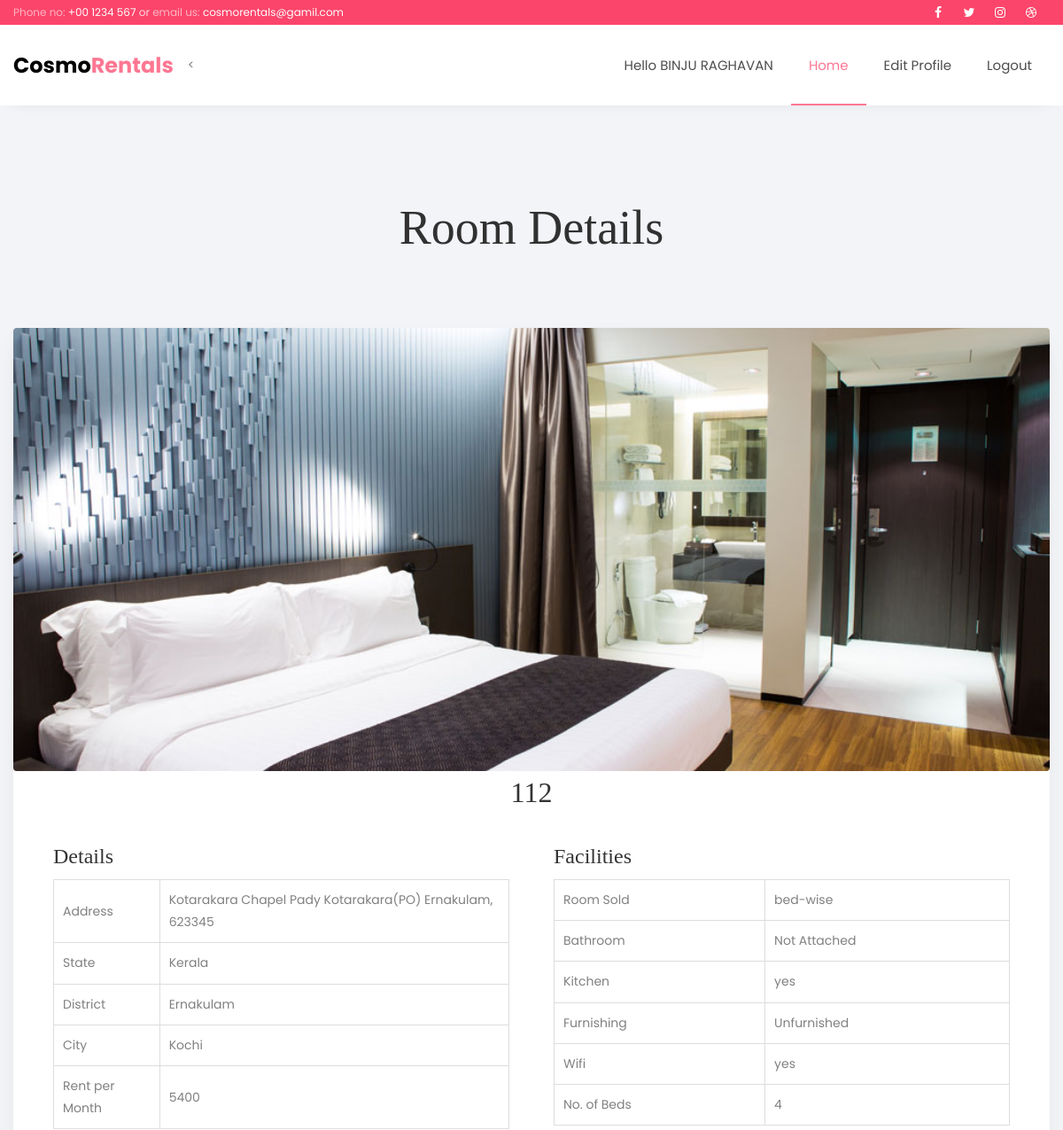
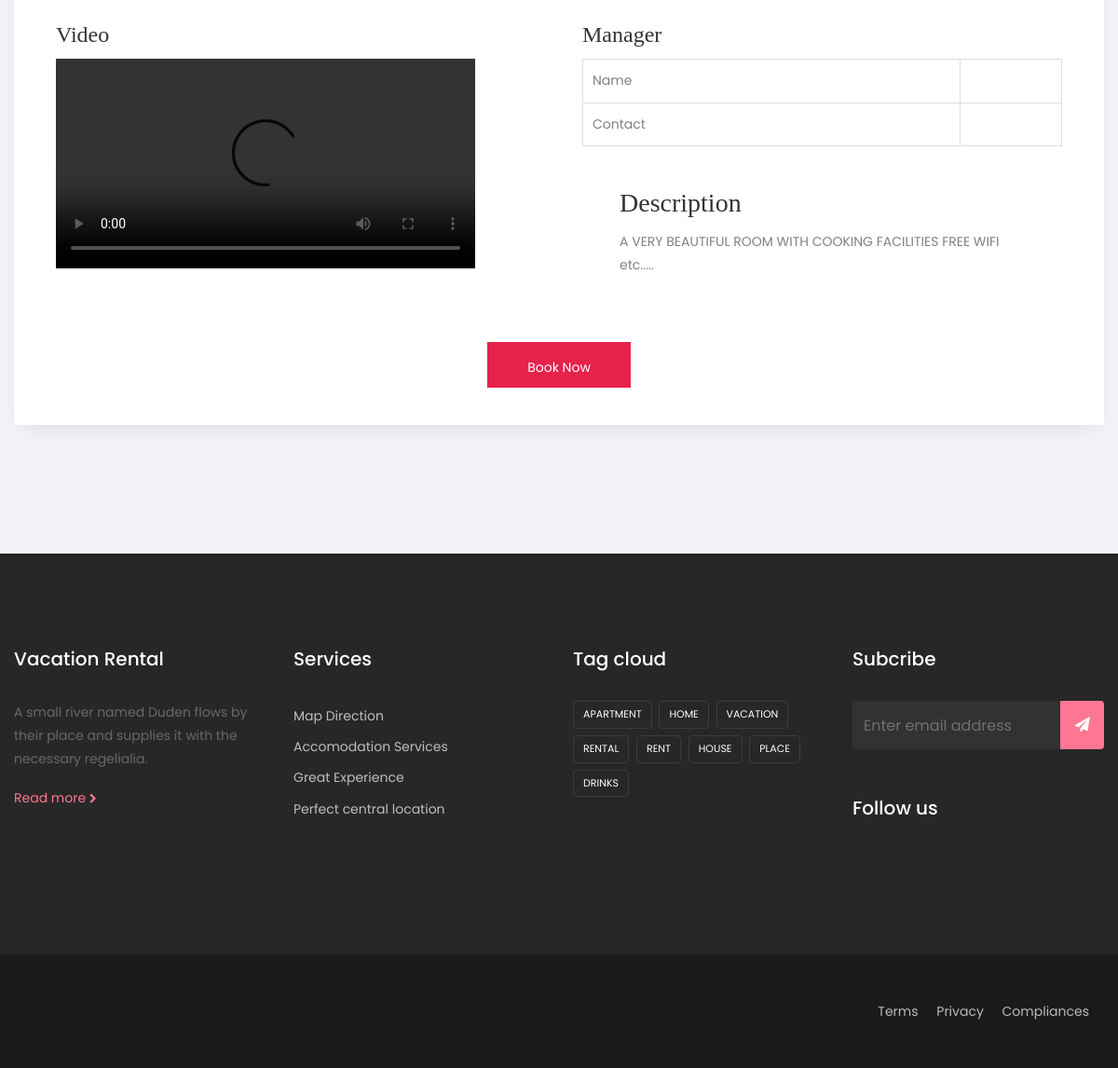
The app's page /customer/room.php?room_no=112 (signed in) with its own data (2 pictures, top to bottom).
### tables this page shows
CREATE TABLE `customer` (
  `reg_id` int(20) NOT NULL,
  `fname` varchar(50) NOT NULL,
  `email` varchar(50) NOT NULL,
  `phno` varchar(10) NOT NULL,
  `aadhar` varchar(12) NOT NULL,
  `gender` varchar(20) NOT NULL,
  `login_id` int(20) NOT NULL
);

CREATE TABLE `add_room` (
  `room_no` int(20) NOT NULL,
  `room_sell` varchar(20) NOT NULL,
  `manage` varchar(20) NOT NULL,
  `manage_name` varchar(20) NOT NULL,
  `manage_no` varchar(20) NOT NULL,
  `room_address` varchar(100) NOT NULL,
  `room_state` varchar(50) NOT NULL,
  `room_district` varchar(50) NOT NULL,
  `room_city` varchar(20) NOT NULL,
  `room_description` varchar(100) NOT NULL,
  `room_bed` varchar(20) NOT NULL,
  `room_img` varchar(150) NOT NULL,
  `room_vid` varchar(150) NOT NULL,
  `room_price` int(20) NOT NULL,
  `room_bathroom` varchar(20) NOT NULL,
  `room_kitchen` varchar(20) NOT NULL,
  `room_furnishing` varchar(20) NOT NULL,
  `room_wifi` varchar(20) NOT NULL,
  `room_owner` int(11) NOT NULL
);

### customer/room.php (the view, shortened to what this page needs)
<!DOCTYPE html>
<html lang="en">
<head>
</head>
<body>
<?php
include "header.php";
?>
<nav class="navbar navbar-expand-lg navbar-dark ftco_navbar bg-dark ftco-navbar-light" id="ftco-navbar">
	    <div class="container">
	    	<a class="navbar-brand" href="index.html">Cosmo<span>Rentals</span></a>
	      <div class="collapse navbar-collapse" id="ftco-nav">
		  <<?php
		include '../connection.php';
		$result="SELECT fname FROM customer";
		$sql=mysqli_query($conn,$result);
		$data=mysqli_fetch_array($sql)
		?>
	        <ul class="navbar-nav ml-auto">
				<li class="nav-item"> <span class="nav-link">Hello <?php echo $data['fname'];?></span></li>
	        <ul class="navbar-nav ml-auto">
	        	<li class="nav-item active"><a href="index.php" class="nav-link">Home</a></li>
	        	<li class="nav-item"><a href="cus_edit.php" class="nav-link">Edit Profile</a></li>
			  <li class="nav-item"><a href="logout.php" class="nav-link">Logout</a></li>
	        </ul>
	      </div>
	    </div>
	  </nav>
<section class="ftco-section bg-light">
  <div class="container">
    <div class="row justify-content-center pb-5 mb-3">
      <div class="col-md-7 heading-section text-center ftco-animate">
        <h2>Room Details</h2>
      </div>
    </div>
    <div class="row d-flex">
      <?php
      if (isset($_GET['room_no'])) {
        $room_no = intval($_GET['room_no']);
        include '../connection.php';
        $result = "SELECT * FROM add_room WHERE room_no=$room_no";
        $sql = mysqli_query($conn, $result);
        if ($sql && mysqli_num_rows($sql) > 0) {
          while ($data = mysqli_fetch_array($sql)) {
      ?>
           <div class="col-md-12 d-flex ftco-animate">
              <div class="blog-entry align-self-stretch" style="height:auto; width:100%; align-items:center;">
                <a href="#" class="block-20 rounded" style="background-image: url('images/<?php echo $data['room_img']; ?>'); height:500px;">
                </a>
                <center><h2><?php echo $data['room_no']; ?></h2></center>
                  <div class="table-container">
                    <div class="col-lg-12">
                      <table>
                        <h4>Details</h4>
                        <tr>
                          <td>Address</td>
                          <td><?php echo $data['room_address']; ?></td>
                        </tr>
                        <tr>
                          <td>State</td>
                          <td><?php echo $data['room_state']; ?></td>
                        </tr>
                        <tr>
                          <td>District</td>
                          <td><?php echo $data['room_district']; ?></td>
                        </tr>
                        <tr>
                          <td>City</td>
                          <td><?php echo $data['room_city']; ?></td>
                        </tr>
                        <tr>
                          <td>Rent per Month</td>
                          <td><?php echo $data['room_price']; ?></td>
                        </tr>
                      </table>
                    </div>
                    <div class="col-lg-12">
                      <table>
                        <h4>Facilities</h4>
                        <tr>
                          <td>Room Sold</td>
                          <td><?php echo $data['room_sell']; ?></td>
                        </tr>
                        <tr>
                          <td>Bathroom</td>
                          <td><?php echo $data['room_bathroom']; ?></td>
                        </tr>
                        <tr>
                          <td>Kitchen</td>
                          <td><?php echo $data['room_kitchen']; ?></td>
                        </tr>
                        <tr>
                          <td>Furnishing</td>
                          <td><?php echo $data['room_furnishing']; ?></td>
                        </tr>
                          <td>Wifi</td>
                          <td><?php echo $data['room_wifi']; ?></td>
                        <td>No. of Beds</td>
                          <td><?php echo $data['room_bed']; ?></td>
                      </table>
                    </div>
                    <div class="col-lg-12">
                      <table>
                      <h4>Video</h4>
                      <tr>
                          <video width ="450" controls>
                            <source src="../images/<?php echo $data['room_vid'];?>" height="500" width="500" type="video/mp4">
                          </video>
                        </tr>
                      </table>
                    </div>
                    <div class="col-lg-12">
                      <table>
                        <h4>Manager</h4>
                        <tr>
                          <td>Name</td>
                          <td><?php echo $data['manage_name']; ?></td>
                        </tr>
                        <tr>
                          <td>Contact</td>
                          <td><?php echo $data['manage_no']; ?></td>
                        </tr>
          </table>
          <div class="about">
                    <h3>Description</h3>
                    <p><?php echo $data['room_description']; ?></p>
                  </div>
          </div>
          </div>
                  <a href ="book.php?id=<?php echo $_GET['room_no'] ?>&type=room"><center><button style="margin-bottom: 40px;">Book Now</button></center></a>
                </div>
              </div>
        <?php
            }
          } else {
            echo "<p>No details found for the specified apartment.</p>";
          }
        } else {
          echo "<p>No apartment ID specified.</p>";
        }
        ?>
      </div>
    </div>
  </section>
  <?php include "footer.php"; ?>
</body>
</html>

### customer/room.php (style rules this page uses)
body { font-family: Arial, sans-serif; }
table { width: 100%; border-collapse: separate; border-spacing: 10px; }
h4 { font-size: 1rem; margin-bottom: 10px; }
td, th { border: 1px solid #dddddd; text-align: left; padding: 10px; }
.table-container { display: grid; grid-template-columns: 1fr 1fr; gap: 20px; margin: 30px; }
.about { margin: 40px; }
button { position: relative; background-color: rgb(230, 34, 77); border-radius: 5px; padding: 15px; background-repeat: no-repeat; cursor: pointer; box-sizing: border-box; width: 154px; height: 49px; color: #fff; border: none; font-size: 20px; transition: all 0.3s ease-in-out; z-index: 1; overflow: hidden; }
button::before { content: ""; background-color: rgb(248, 50, 93); width: 0; height: 100%; position: absolute; top: 0; left: 0; z-index: -1; transition: width 700ms ease-in-out; display: inline-block; }

### records on screen
customer: fname "BINJU RAGHAVAN"
add_room: room_img (picture), room_no "112", room_address "Kotarakara Chapel Pady Kotarakara(PO) Ernakulam, 623345", room_state "Kerala", room_district "Ernakulam", room_city "Kochi", room_price "5400", room_sell "bed-wise", room_bathroom "Not Attached", room_kitchen "yes", room_furnishing "Unfurnished", room_wifi "yes", room_bed "4", room_description "A VERY BEAUTIFUL ROOM WITH COOKING FACILITIES FREE WIFI etc....."
